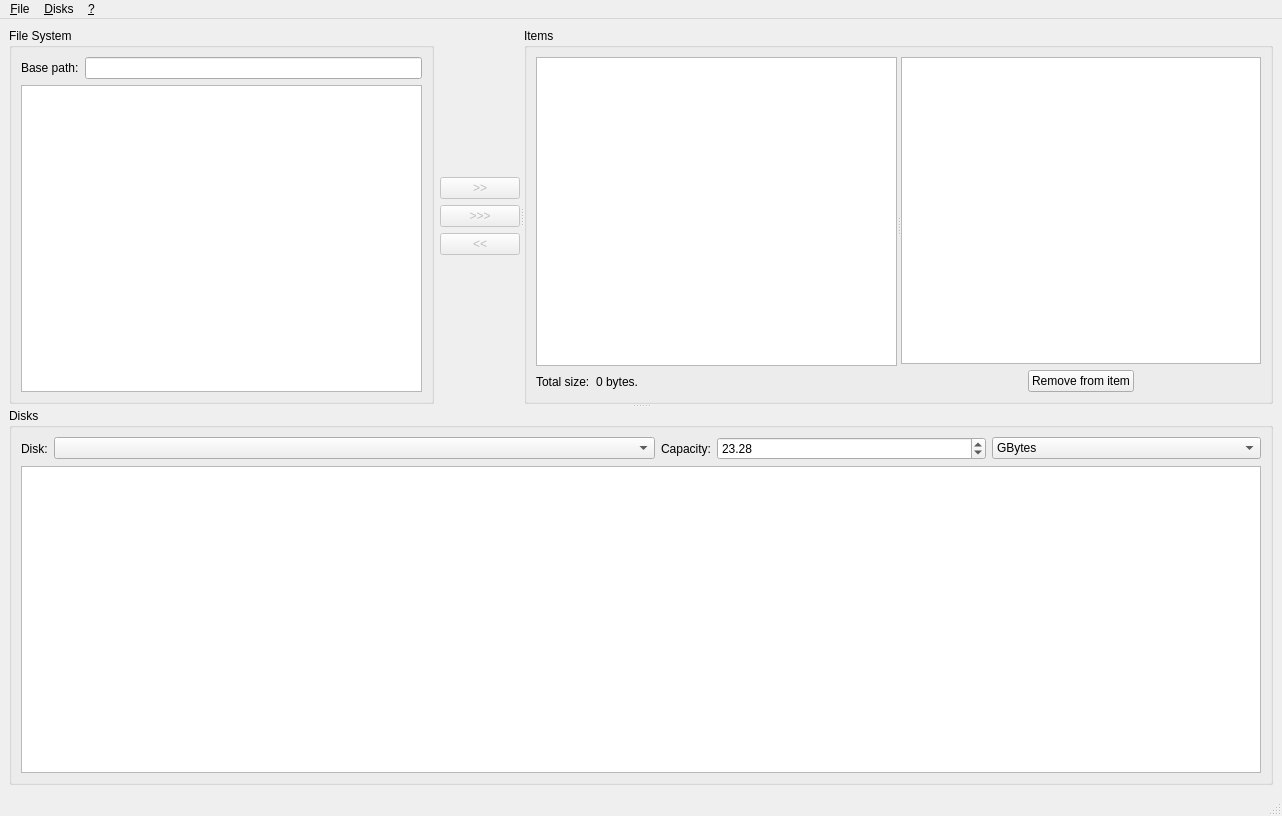
<?xml version="1.0" encoding="UTF-8"?>
<ui version="4.0">
 <class>MainWindowClass</class>
 <widget class="QMainWindow" name="MainWindowClass">
  <property name="geometry">
   <rect>
    <x>0</x>
    <y>0</y>
    <width>1282</width>
    <height>816</height>
   </rect>
  </property>
  <property name="windowTitle">
   <string>DiskSpan</string>
  </property>
  <widget class="QWidget" name="centralwidget">
   <layout class="QHBoxLayout" name="horizontalLayout_6">
    <item>
     <widget class="QSplitter" name="splitter_3">
      <property name="orientation">
       <enum>Qt::Vertical</enum>
      </property>
      <widget class="QSplitter" name="splitter_2">
       <property name="orientation">
        <enum>Qt::Horizontal</enum>
       </property>
       <widget class="QWidget" name="layoutWidget">
        <layout class="QHBoxLayout" name="horizontalLayout_5">
         <item>
          <widget class="QGroupBox" name="grpFileSystem">
           <property name="title">
            <string>File System</string>
           </property>
           <property name="flat">
            <bool>false</bool>
           </property>
           <property name="checkable">
            <bool>false</bool>
           </property>
           <layout class="QVBoxLayout" name="verticalLayout_2">
            <item>
             <layout class="QVBoxLayout" name="verticalLayout">
              <item>
               <layout class="QHBoxLayout" name="horizontalLayout">
                <item>
                 <widget class="QLabel" name="lblPath">
                  <property name="text">
                   <string>Base path:</string>
                  </property>
                  <property name="buddy">
                   <cstring>editPath</cstring>
                  </property>
                 </widget>
                </item>
                <item>
                 <widget class="QLineEdit" name="editPath"/>
                </item>
               </layout>
              </item>
              <item>
               <widget class="QTreeView" name="treeFileSystem">
                <property name="selectionMode">
                 <enum>QAbstractItemView::ExtendedSelection</enum>
                </property>
                <property name="sortingEnabled">
                 <bool>true</bool>
                </property>
               </widget>
              </item>
             </layout>
            </item>
           </layout>
          </widget>
         </item>
         <item>
          <layout class="QVBoxLayout" name="verticalLayout_4">
           <item>
            <spacer name="verticalSpacer_2">
             <property name="orientation">
              <enum>Qt::Vertical</enum>
             </property>
             <property name="sizeHint" stdset="0">
              <size>
               <width>20</width>
               <height>40</height>
              </size>
             </property>
            </spacer>
           </item>
           <item>
            <widget class="QPushButton" name="btnAddItem">
             <property name="enabled">
              <bool>false</bool>
             </property>
             <property name="text">
              <string>&gt;&gt;</string>
             </property>
            </widget>
           </item>
           <item>
            <widget class="QPushButton" name="btnAddItemSeparate">
             <property name="enabled">
              <bool>false</bool>
             </property>
             <property name="text">
              <string>&gt;&gt;&gt;</string>
             </property>
            </widget>
           </item>
           <item>
            <widget class="QPushButton" name="btnRemoveItem">
             <property name="enabled">
              <bool>false</bool>
             </property>
             <property name="text">
              <string>&lt;&lt;</string>
             </property>
            </widget>
           </item>
           <item>
            <spacer name="verticalSpacer">
             <property name="orientation">
              <enum>Qt::Vertical</enum>
             </property>
             <property name="sizeHint" stdset="0">
              <size>
               <width>20</width>
               <height>40</height>
              </size>
             </property>
            </spacer>
           </item>
          </layout>
         </item>
        </layout>
       </widget>
       <widget class="QGroupBox" name="grpItems">
        <property name="title">
         <string>Items</string>
        </property>
        <layout class="QVBoxLayout" name="verticalLayout_12">
         <item>
          <widget class="QSplitter" name="splitter">
           <property name="orientation">
            <enum>Qt::Horizontal</enum>
           </property>
           <widget class="QWidget" name="">
            <layout class="QVBoxLayout" name="verticalLayout_11">
             <item>
              <widget class="QTableView" name="tblItems">
               <property name="selectionBehavior">
                <enum>QAbstractItemView::SelectRows</enum>
               </property>
               <attribute name="horizontalHeaderStretchLastSection">
                <bool>true</bool>
               </attribute>
              </widget>
             </item>
             <item>
              <layout class="QHBoxLayout" name="horizontalLayout_7">
               <item>
                <widget class="QLabel" name="lblTotalSizeCaption">
                 <property name="text">
                  <string>Total size:</string>
                 </property>
                </widget>
               </item>
               <item>
                <widget class="QLabel" name="lblTotalSize">
                 <property name="text">
                  <string>0 bytes.</string>
                 </property>
                </widget>
               </item>
               <item>
                <spacer name="horizontalSpacer_3">
                 <property name="orientation">
                  <enum>Qt::Horizontal</enum>
                 </property>
                 <property name="sizeHint" stdset="0">
                  <size>
                   <width>40</width>
                   <height>20</height>
                  </size>
                 </property>
                </spacer>
               </item>
              </layout>
             </item>
            </layout>
           </widget>
           <widget class="QWidget" name="layoutWidget">
            <layout class="QVBoxLayout" name="verticalLayout_3">
             <item>
              <widget class="QTableView" name="tblItemDetails">
               <property name="selectionBehavior">
                <enum>QAbstractItemView::SelectRows</enum>
               </property>
               <attribute name="horizontalHeaderStretchLastSection">
                <bool>true</bool>
               </attribute>
              </widget>
             </item>
             <item>
              <layout class="QHBoxLayout" name="horizontalLayout_3">
               <item>
                <spacer name="horizontalSpacer">
                 <property name="orientation">
                  <enum>Qt::Horizontal</enum>
                 </property>
                 <property name="sizeHint" stdset="0">
                  <size>
                   <width>40</width>
                   <height>20</height>
                  </size>
                 </property>
                </spacer>
               </item>
               <item>
                <widget class="QPushButton" name="btnRemoveFromItem">
                 <property name="text">
                  <string>Remove from item</string>
                 </property>
                </widget>
               </item>
               <item>
                <spacer name="horizontalSpacer_2">
                 <property name="orientation">
                  <enum>Qt::Horizontal</enum>
                 </property>
                 <property name="sizeHint" stdset="0">
                  <size>
                   <width>40</width>
                   <height>20</height>
                  </size>
                 </property>
                </spacer>
               </item>
              </layout>
             </item>
            </layout>
           </widget>
          </widget>
         </item>
        </layout>
       </widget>
      </widget>
      <widget class="QGroupBox" name="grpDisks">
       <property name="title">
        <string>Disks</string>
       </property>
       <layout class="QVBoxLayout" name="verticalLayout_5">
        <item>
         <layout class="QHBoxLayout" name="horizontalLayout_2">
          <item>
           <widget class="QLabel" name="label">
            <property name="sizePolicy">
             <sizepolicy hsizetype="Maximum" vsizetype="Preferred">
              <horstretch>0</horstretch>
              <verstretch>0</verstretch>
             </sizepolicy>
            </property>
            <property name="text">
             <string>Disk:</string>
            </property>
            <property name="buddy">
             <cstring>cboDisks</cstring>
            </property>
           </widget>
          </item>
          <item>
           <widget class="QComboBox" name="cboDisks"/>
          </item>
          <item>
           <layout class="QHBoxLayout" name="horizontalLayout_8">
            <item>
             <widget class="QLabel" name="label_2">
              <property name="sizePolicy">
               <sizepolicy hsizetype="Maximum" vsizetype="Preferred">
                <horstretch>0</horstretch>
                <verstretch>0</verstretch>
               </sizepolicy>
              </property>
              <property name="text">
               <string>Capacity:</string>
              </property>
             </widget>
            </item>
            <item>
             <widget class="QDoubleSpinBox" name="spinCapacity">
              <property name="minimum">
               <double>0.010000000000000</double>
              </property>
              <property name="maximum">
               <double>1000.000000000000000</double>
              </property>
              <property name="value">
               <double>23.280000000000001</double>
              </property>
             </widget>
            </item>
            <item>
             <widget class="QComboBox" name="cboUnit">
              <property name="currentIndex">
               <number>3</number>
              </property>
              <item>
               <property name="text">
                <string>bytes</string>
               </property>
              </item>
              <item>
               <property name="text">
                <string>KBytes</string>
               </property>
              </item>
              <item>
               <property name="text">
                <string>MBytes</string>
               </property>
              </item>
              <item>
               <property name="text">
                <string>GBytes</string>
               </property>
              </item>
             </widget>
            </item>
           </layout>
          </item>
         </layout>
        </item>
        <item>
         <widget class="QTableView" name="tblDisk">
          <property name="selectionBehavior">
           <enum>QAbstractItemView::SelectRows</enum>
          </property>
          <attribute name="horizontalHeaderStretchLastSection">
           <bool>true</bool>
          </attribute>
         </widget>
        </item>
       </layout>
      </widget>
     </widget>
    </item>
   </layout>
  </widget>
  <widget class="QMenuBar" name="menubar">
   <property name="geometry">
    <rect>
     <x>0</x>
     <y>0</y>
     <width>1282</width>
     <height>25</height>
    </rect>
   </property>
   <widget class="QMenu" name="menu_File">
    <property name="title">
     <string>&amp;File</string>
    </property>
    <addaction name="actionQuit"/>
   </widget>
   <widget class="QMenu" name="menu">
    <property name="title">
     <string>&amp;?</string>
    </property>
    <addaction name="actionAbout"/>
   </widget>
   <widget class="QMenu" name="menu_Disks">
    <property name="title">
     <string>&amp;Disks</string>
    </property>
    <addaction name="actionComputeDisks"/>
   </widget>
   <addaction name="menu_File"/>
   <addaction name="menu_Disks"/>
   <addaction name="menu"/>
  </widget>
  <widget class="QStatusBar" name="statusbar"/>
  <action name="actionQuit">
   <property name="icon">
    <iconset resource="../resources/application.qrc">
     <normaloff>:/quit.png</normaloff>:/quit.png</iconset>
   </property>
   <property name="text">
    <string>&amp;Quit</string>
   </property>
   <property name="shortcut">
    <string>Alt+X</string>
   </property>
  </action>
  <action name="actionAbout">
   <property name="text">
    <string>&amp;About</string>
   </property>
   <property name="shortcut">
    <string>F1</string>
   </property>
  </action>
  <action name="actionAdd_disk">
   <property name="text">
    <string>Add disk...</string>
   </property>
  </action>
  <action name="actionComputeDisks">
   <property name="text">
    <string>Compute disks</string>
   </property>
   <property name="shortcut">
    <string>F5</string>
   </property>
  </action>
 </widget>
 <tabstops>
  <tabstop>editPath</tabstop>
  <tabstop>treeFileSystem</tabstop>
 </tabstops>
 <resources>
  <include location="../resources/application.qrc"/>
 </resources>
 <connections/>
</ui>
